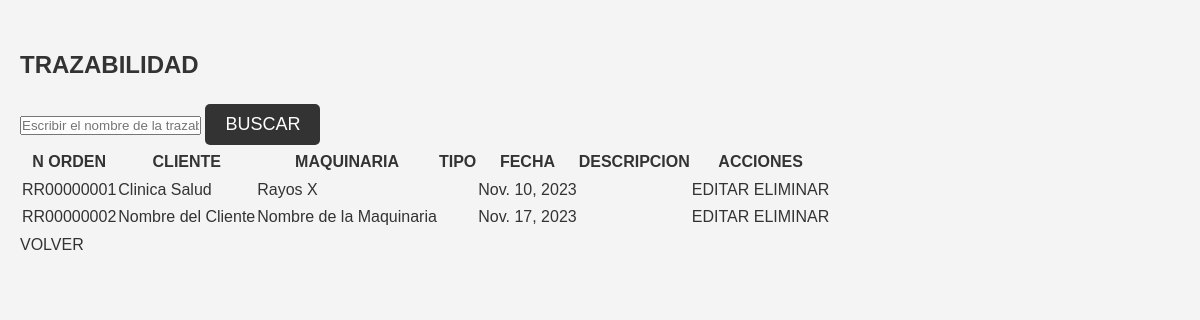
/index/trazabilidad/, run on an earlier commit of the app's database.
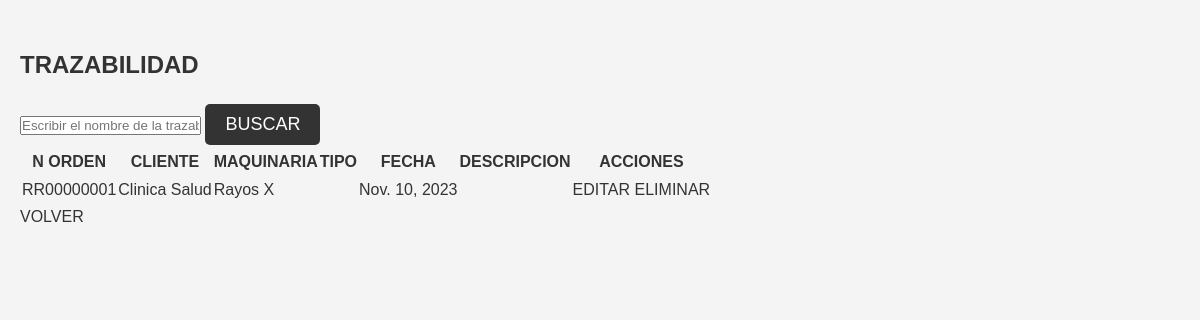
And on a later commit of the database.
### myapp/models.py (models this page shows, shortened)
class Trazabilidad(Model):
    n_orden = CharField(max_length=10, unique=True)  # RR00000001
    cliente = CharField(max_length=100) #ForeignKey(Cliente, on_delete=CASCADE)
    maquinaria = CharField(max_length=100) #ForeignKey(Maquinaria, on_delete=CASCADE, null=True, blank=True)  # Permitir valores nulos
    marca= CharField(max_length=100)
    año = PositiveIntegerField()
    fecha = DateField()
    descripcion_problema = TextField()

### myapp/views.py (the view)
# urls.py: path('index/trazabilidad/', views.trazability, name="trazability"),
def trazability(request):
    trazability = Trazabilidad.objects.all()
    return render(request ,"html/trazability.html", {'trazabilities': trazability})

### myapp/templates/html/trazability.html (shortened to what this page needs)
<!DOCTYPE html>
<html lang="en">
<head>
    {% load static %}
    <link rel="stylesheet" href="{% static 'css/style_trazability.css'%}">
</head>
<body>
    <header>
        <div>
            <h2>TRAZABILIDAD</h2>
        </div>
    </header>
	<main>
        <div>
            <input type="text" placeholder="Escribir el nombre de la trazabilidad">
            <button>BUSCAR</button>
        </div>
        <table>
            <thead>
                <tr>
                    <tr style="text-transform: uppercase;">
                        <th>N ORDEN</th>
                        <th>CLIENTE</th>
                        <th>MAQUINARIA</th>
                        <th>TIPO</th>
                        <th>FECHA</th>
                        <th>DESCRIPCION</th>
                        <th>ACCIONES</th>
                    </tr>
                </tr>
            </thead>
            <tbody>
                {% for trazability in trazabilities %}
                <tr>
                    <td>{{ trazability.n_orden }}</td>
                    <td>{{ trazability.cliente }}</td>
                    <td>{{ trazability.maquinaria }}</td>
                    <td>{{ trazability.tipo }}</td>
                    <td>{{ trazability.fecha }}</td>
                    <td>{{ trazability.descripcion }}</td>
                    <td>
                        <a href="#">EDITAR</a>
                        <a href="#">ELIMINAR</a>
                    </td>
                </tr>
                {% endfor %}
            </tbody>
        </table>
        <a href="../">VOLVER</a>
    </main>
</body>
</html>

What changed in the data, as far as the page shows it:
removed Trazabilidad: n_orden "RR00000002", cliente "Nombre del Cliente", maquinaria "Nombre de la Maquinaria", fecha "Nov. 17, 2023"
